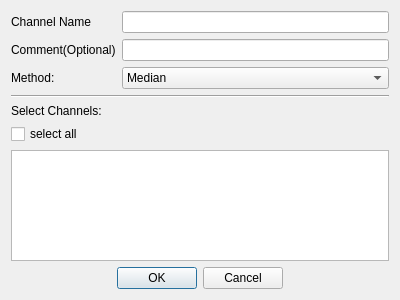
<?xml version="1.0" encoding="UTF-8"?>
<ui version="4.0">
 <class>CreateReferenceDialog</class>
 <widget class="QDialog" name="CreateReferenceDialog">
  <property name="geometry">
   <rect>
    <x>0</x>
    <y>0</y>
    <width>400</width>
    <height>300</height>
   </rect>
  </property>
  <property name="windowTitle">
   <string>Dialog</string>
  </property>
  <layout class="QVBoxLayout" name="verticalLayout_3">
   <item>
    <layout class="QHBoxLayout" name="horizontalLayout">
     <item>
      <layout class="QVBoxLayout" name="verticalLayout">
       <item>
        <widget class="QLabel" name="label">
         <property name="text">
          <string>Channel Name</string>
         </property>
        </widget>
       </item>
       <item>
        <widget class="QLabel" name="label_2">
         <property name="text">
          <string>Comment(Optional)</string>
         </property>
        </widget>
       </item>
       <item>
        <widget class="QLabel" name="label_4">
         <property name="text">
          <string>Method: </string>
         </property>
        </widget>
       </item>
      </layout>
     </item>
     <item>
      <layout class="QVBoxLayout" name="verticalLayout_2">
       <item>
        <widget class="QLineEdit" name="channel_name_lineEdit"/>
       </item>
       <item>
        <widget class="QLineEdit" name="comment_lineEdit"/>
       </item>
       <item>
        <widget class="QComboBox" name="method_comboBox">
         <item>
          <property name="text">
           <string>Median</string>
          </property>
         </item>
        </widget>
       </item>
      </layout>
     </item>
    </layout>
   </item>
   <item>
    <widget class="Line" name="line">
     <property name="orientation">
      <enum>Qt::Horizontal</enum>
     </property>
    </widget>
   </item>
   <item>
    <widget class="QLabel" name="label_3">
     <property name="text">
      <string>Select Channels:</string>
     </property>
    </widget>
   </item>
   <item>
    <widget class="QCheckBox" name="select_all_checkBox">
     <property name="text">
      <string>select all</string>
     </property>
     <property name="tristate">
      <bool>true</bool>
     </property>
    </widget>
   </item>
   <item>
    <widget class="QTableView" name="tableView">
     <property name="editTriggers">
      <set>QAbstractItemView::NoEditTriggers</set>
     </property>
    </widget>
   </item>
   <item>
    <widget class="QDialogButtonBox" name="buttonBox">
     <property name="orientation">
      <enum>Qt::Horizontal</enum>
     </property>
     <property name="standardButtons">
      <set>QDialogButtonBox::Cancel|QDialogButtonBox::Ok</set>
     </property>
     <property name="centerButtons">
      <bool>true</bool>
     </property>
    </widget>
   </item>
  </layout>
 </widget>
 <resources/>
 <connections>
  <connection>
   <sender>buttonBox</sender>
   <signal>accepted()</signal>
   <receiver>CreateReferenceDialog</receiver>
   <slot>accept()</slot>
   <hints>
    <hint type="sourcelabel">
     <x>248</x>
     <y>254</y>
    </hint>
    <hint type="destinationlabel">
     <x>157</x>
     <y>274</y>
    </hint>
   </hints>
  </connection>
  <connection>
   <sender>buttonBox</sender>
   <signal>rejected()</signal>
   <receiver>CreateReferenceDialog</receiver>
   <slot>reject()</slot>
   <hints>
    <hint type="sourcelabel">
     <x>316</x>
     <y>260</y>
    </hint>
    <hint type="destinationlabel">
     <x>286</x>
     <y>274</y>
    </hint>
   </hints>
  </connection>
 </connections>
</ui>
